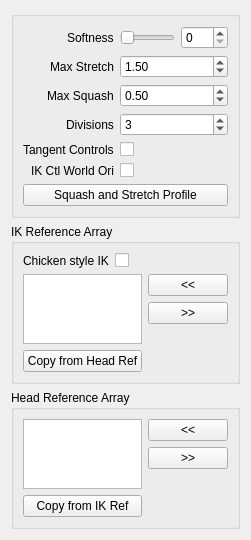
<?xml version="1.0" encoding="UTF-8"?>
<ui version="4.0">
 <class>Form</class>
 <widget class="QWidget" name="Form">
  <property name="geometry">
   <rect>
    <x>0</x>
    <y>0</y>
    <width>238</width>
    <height>538</height>
   </rect>
  </property>
  <property name="windowTitle">
   <string>Form</string>
  </property>
  <layout class="QGridLayout" name="gridLayout">
   <item row="0" column="0">
    <widget class="QGroupBox" name="groupBox">
     <property name="title">
      <string/>
     </property>
     <layout class="QGridLayout" name="gridLayout_2">
      <item row="0" column="0">
       <layout class="QVBoxLayout" name="verticalLayout">
        <item>
         <layout class="QFormLayout" name="formLayout">
          <property name="labelAlignment">
           <set>Qt::AlignRight|Qt::AlignTrailing|Qt::AlignVCenter</set>
          </property>
          <item row="0" column="0">
           <widget class="QLabel" name="softness_label">
            <property name="text">
             <string>Softness</string>
            </property>
           </widget>
          </item>
          <item row="0" column="1">
           <layout class="QHBoxLayout" name="horizontalLayout_3">
            <item>
             <widget class="QSlider" name="softness_slider">
              <property name="minimumSize">
               <size>
                <width>0</width>
                <height>15</height>
               </size>
              </property>
              <property name="maximum">
               <number>100</number>
              </property>
              <property name="orientation">
               <enum>Qt::Horizontal</enum>
              </property>
             </widget>
            </item>
            <item>
             <widget class="QSpinBox" name="softness_spinBox">
              <property name="maximum">
               <number>100</number>
              </property>
             </widget>
            </item>
           </layout>
          </item>
          <item row="1" column="0">
           <widget class="QLabel" name="maxStretch_label">
            <property name="sizePolicy">
             <sizepolicy hsizetype="MinimumExpanding" vsizetype="MinimumExpanding">
              <horstretch>0</horstretch>
              <verstretch>0</verstretch>
             </sizepolicy>
            </property>
            <property name="text">
             <string>Max Stretch</string>
            </property>
           </widget>
          </item>
          <item row="1" column="1">
           <widget class="QDoubleSpinBox" name="maxStretch_spinBox">
            <property name="sizePolicy">
             <sizepolicy hsizetype="MinimumExpanding" vsizetype="Fixed">
              <horstretch>0</horstretch>
              <verstretch>0</verstretch>
             </sizepolicy>
            </property>
            <property name="minimum">
             <double>1.000000000000000</double>
            </property>
            <property name="singleStep">
             <double>0.100000000000000</double>
            </property>
            <property name="value">
             <double>1.500000000000000</double>
            </property>
           </widget>
          </item>
          <item row="2" column="0">
           <widget class="QLabel" name="maxSquash_label">
            <property name="sizePolicy">
             <sizepolicy hsizetype="MinimumExpanding" vsizetype="MinimumExpanding">
              <horstretch>0</horstretch>
              <verstretch>0</verstretch>
             </sizepolicy>
            </property>
            <property name="text">
             <string>Max Squash</string>
            </property>
           </widget>
          </item>
          <item row="2" column="1">
           <widget class="QDoubleSpinBox" name="maxSquash_spinBox">
            <property name="sizePolicy">
             <sizepolicy hsizetype="MinimumExpanding" vsizetype="Fixed">
              <horstretch>0</horstretch>
              <verstretch>0</verstretch>
             </sizepolicy>
            </property>
            <property name="minimum">
             <double>0.100000000000000</double>
            </property>
            <property name="maximum">
             <double>1.000000000000000</double>
            </property>
            <property name="singleStep">
             <double>0.100000000000000</double>
            </property>
            <property name="value">
             <double>0.500000000000000</double>
            </property>
           </widget>
          </item>
          <item row="3" column="0">
           <widget class="QLabel" name="divisions_label">
            <property name="text">
             <string>Divisions</string>
            </property>
           </widget>
          </item>
          <item row="3" column="1">
           <widget class="QSpinBox" name="division_spinBox">
            <property name="minimum">
             <number>1</number>
            </property>
            <property name="value">
             <number>3</number>
            </property>
           </widget>
          </item>
          <item row="4" column="1">
           <widget class="QCheckBox" name="tangentControls_checkBox">
            <property name="text">
             <string/>
            </property>
           </widget>
          </item>
          <item row="4" column="0">
           <widget class="QLabel" name="tangentControls_label">
            <property name="text">
             <string>Tangent Controls</string>
            </property>
           </widget>
          </item>
          <item row="5" column="1">
           <widget class="QCheckBox" name="IKWorldOri_checkBox">
            <property name="toolTip">
             <string>If checked, the IK control will be aligned to the world space</string>
            </property>
            <property name="text">
             <string/>
            </property>
           </widget>
          </item>
          <item row="5" column="0">
           <widget class="QLabel" name="IKWorldOri_label">
            <property name="text">
             <string>IK Ctl World Ori</string>
            </property>
           </widget>
          </item>
         </layout>
        </item>
        <item>
         <widget class="QPushButton" name="squashStretchProfile_pushButton">
          <property name="text">
           <string>Squash and Stretch Profile</string>
          </property>
         </widget>
        </item>
       </layout>
      </item>
     </layout>
    </widget>
   </item>
   <item row="1" column="0">
    <widget class="QGroupBox" name="ikRefArray_groupBox">
     <property name="title">
      <string>IK Reference Array</string>
     </property>
     <layout class="QGridLayout" name="gridLayout_3">
      <item row="0" column="0">
       <layout class="QFormLayout" name="formLayout_2">
        <item row="0" column="0">
         <widget class="QLabel" name="chickenStyle_label">
          <property name="text">
           <string>Chicken style IK</string>
          </property>
         </widget>
        </item>
        <item row="0" column="1">
         <widget class="QCheckBox" name="chickenStyleIK_checkBox">
          <property name="toolTip">
           <string>&lt;html&gt;&lt;head/&gt;&lt;body&gt;&lt;p&gt;If this option is &lt;span style=&quot; font-weight:600;&quot;&gt;checked&lt;/span&gt;. The IK reference will connect rotation and translation. This is very useful for &lt;span style=&quot; font-weight:600;&quot;&gt;chicken&lt;/span&gt;/birds style neck pinning.&lt;/p&gt;&lt;p&gt;&lt;span style=&quot; font-weight:600;&quot;&gt;Unchecked&lt;/span&gt; will only connect the rotation. This is much more useful&lt;span style=&quot; font-weight:600;&quot;&gt; for human neck &lt;/span&gt;style and other regular necks.&lt;/p&gt;&lt;/body&gt;&lt;/html&gt;</string>
          </property>
          <property name="text">
           <string/>
          </property>
         </widget>
        </item>
       </layout>
      </item>
      <item row="1" column="0">
       <layout class="QHBoxLayout" name="ikRefArray_horizontalLayout">
        <item>
         <layout class="QVBoxLayout" name="ikRefArray_verticalLayout_1">
          <item>
           <widget class="QListWidget" name="ikRefArray_listWidget">
            <property name="dragDropOverwriteMode">
             <bool>true</bool>
            </property>
            <property name="dragDropMode">
             <enum>QAbstractItemView::InternalMove</enum>
            </property>
            <property name="defaultDropAction">
             <enum>Qt::MoveAction</enum>
            </property>
            <property name="alternatingRowColors">
             <bool>true</bool>
            </property>
            <property name="selectionMode">
             <enum>QAbstractItemView::ExtendedSelection</enum>
            </property>
            <property name="selectionRectVisible">
             <bool>false</bool>
            </property>
           </widget>
          </item>
          <item>
           <widget class="QPushButton" name="ikRefArray_copyRef_pushButton">
            <property name="text">
             <string>Copy from Head Ref</string>
            </property>
           </widget>
          </item>
         </layout>
        </item>
        <item>
         <layout class="QVBoxLayout" name="ikRefArray_verticalLayout_2">
          <item>
           <widget class="QPushButton" name="ikRefArrayAdd_pushButton">
            <property name="text">
             <string>&lt;&lt;</string>
            </property>
           </widget>
          </item>
          <item>
           <widget class="QPushButton" name="ikRefArrayRemove_pushButton">
            <property name="text">
             <string>&gt;&gt;</string>
            </property>
           </widget>
          </item>
          <item>
           <spacer name="ikRefArray_verticalSpacer">
            <property name="orientation">
             <enum>Qt::Vertical</enum>
            </property>
            <property name="sizeHint" stdset="0">
             <size>
              <width>20</width>
              <height>40</height>
             </size>
            </property>
           </spacer>
          </item>
         </layout>
        </item>
       </layout>
      </item>
     </layout>
    </widget>
   </item>
   <item row="2" column="0">
    <widget class="QGroupBox" name="upvRefArray_groupBox">
     <property name="title">
      <string>Head Reference Array</string>
     </property>
     <layout class="QGridLayout" name="gridLayout_4">
      <item row="0" column="0">
       <layout class="QHBoxLayout" name="upvRefArray_horizontalLayout">
        <item>
         <layout class="QVBoxLayout" name="upvRefArray_verticalLayout_1">
          <item>
           <widget class="QListWidget" name="headRefArray_listWidget">
            <property name="dragDropOverwriteMode">
             <bool>true</bool>
            </property>
            <property name="dragDropMode">
             <enum>QAbstractItemView::InternalMove</enum>
            </property>
            <property name="defaultDropAction">
             <enum>Qt::MoveAction</enum>
            </property>
            <property name="alternatingRowColors">
             <bool>true</bool>
            </property>
            <property name="selectionMode">
             <enum>QAbstractItemView::ExtendedSelection</enum>
            </property>
            <property name="selectionRectVisible">
             <bool>false</bool>
            </property>
           </widget>
          </item>
          <item>
           <widget class="QPushButton" name="headRefArray_copyRef_pushButton">
            <property name="text">
             <string>Copy from IK Ref</string>
            </property>
           </widget>
          </item>
         </layout>
        </item>
        <item>
         <layout class="QVBoxLayout" name="upvRefArray_verticalLayout_2">
          <item>
           <widget class="QPushButton" name="headRefArrayAdd_pushButton">
            <property name="text">
             <string>&lt;&lt;</string>
            </property>
           </widget>
          </item>
          <item>
           <widget class="QPushButton" name="headRefArrayRemove_pushButton">
            <property name="text">
             <string>&gt;&gt;</string>
            </property>
           </widget>
          </item>
          <item>
           <spacer name="upvRefArray_verticalSpacer">
            <property name="orientation">
             <enum>Qt::Vertical</enum>
            </property>
            <property name="sizeHint" stdset="0">
             <size>
              <width>20</width>
              <height>40</height>
             </size>
            </property>
           </spacer>
          </item>
         </layout>
        </item>
       </layout>
      </item>
     </layout>
    </widget>
   </item>
  </layout>
 </widget>
 <resources/>
 <connections>
  <connection>
   <sender>softness_slider</sender>
   <signal>sliderMoved(int)</signal>
   <receiver>softness_spinBox</receiver>
   <slot>setValue(int)</slot>
   <hints>
    <hint type="sourcelabel">
     <x>144</x>
     <y>47</y>
    </hint>
    <hint type="destinationlabel">
     <x>220</x>
     <y>45</y>
    </hint>
   </hints>
  </connection>
  <connection>
   <sender>softness_spinBox</sender>
   <signal>valueChanged(int)</signal>
   <receiver>softness_slider</receiver>
   <slot>setValue(int)</slot>
   <hints>
    <hint type="sourcelabel">
     <x>222</x>
     <y>37</y>
    </hint>
    <hint type="destinationlabel">
     <x>182</x>
     <y>37</y>
    </hint>
   </hints>
  </connection>
 </connections>
</ui>
